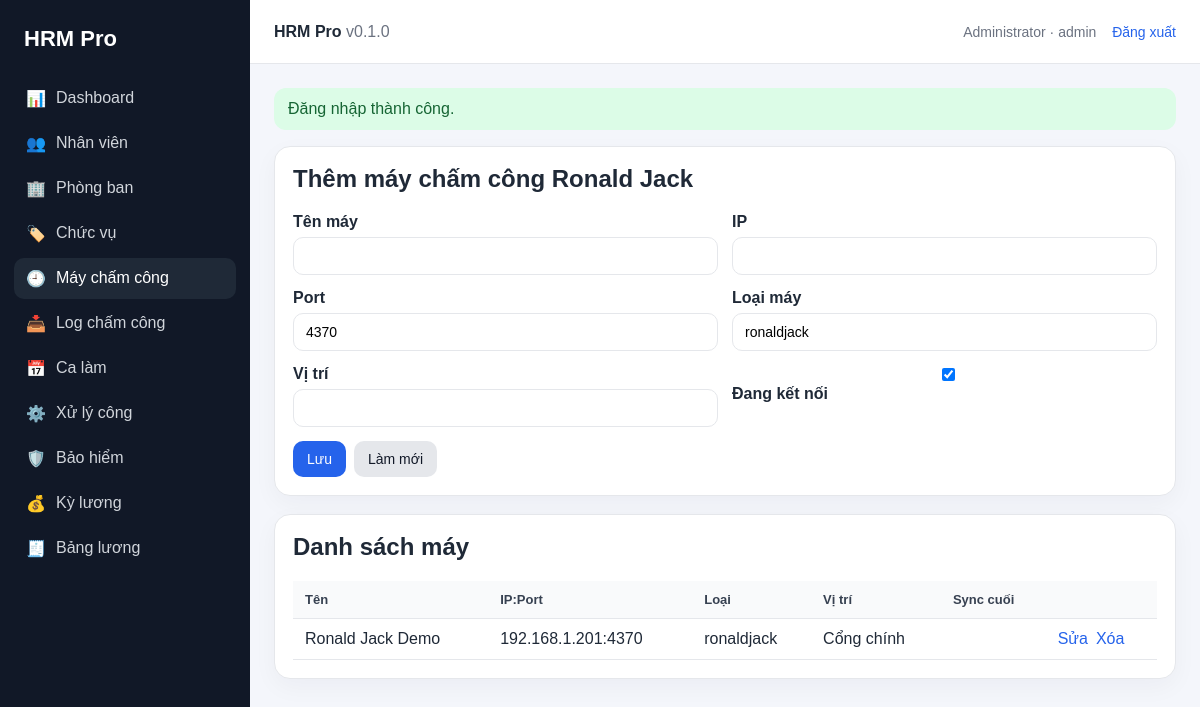
Screenshot of /public/index.php?page=attendance_devices (signed in) with the database file from the repository.
### tables this page shows
CREATE TABLE attendance_devices (
    id INT AUTO_INCREMENT PRIMARY KEY,
    device_name VARCHAR(120) NOT NULL,
    device_ip VARCHAR(60) NOT NULL,
    device_port INT DEFAULT 4370,
    device_type VARCHAR(60) DEFAULT 'ronaldjack',
    location_name VARCHAR(150) NULL,
    is_active TINYINT DEFAULT 1,
    last_sync_at DATETIME NULL,
    created_at DATETIME DEFAULT CURRENT_TIMESTAMP,
    UNIQUE KEY uniq_device_ip_port(device_ip, device_port)
);

### public/index.php (called while the page is built, shortened)
<?php
$page = $_GET['page'] ?? 'dashboard';
$routes = [
    'login' => __DIR__ . '/../modules/auth/login.php',
    'logout' => __DIR__ . '/../modules/auth/logout.php',
    'dashboard' => __DIR__ . '/../modules/dashboard/index.php',
    'employees' => __DIR__ . '/../modules/employees/index.php',
    'departments' => __DIR__ . '/../modules/departments/index.php',
    'positions' => __DIR__ . '/../modules/positions/index.php',
    'attendance_devices' => __DIR__ . '/../modules/attendance/devices.php',
    'attendance_logs' => __DIR__ . '/../modules/attendance/logs.php',
    'work_shifts' => __DIR__ . '/../modules/attendance/shifts.php',
    'attendance_process' => __DIR__ . '/../modules/attendance/process.php',
    'insurance_policies' => __DIR__ . '/../modules/insurance/policies.php',
    'payroll_periods' => __DIR__ . '/../modules/payroll/periods.php',
    'payrolls' => __DIR__ . '/../modules/payroll/payrolls.php',
];
require $routes[$page];

### includes/helpers.php (called while the page is built, shortened)
<?php
function e($value): string
{
    return htmlspecialchars((string)$value, ENT_QUOTES, 'UTF-8');
}
function url(string $page = 'dashboard', array $params = []): string
{
    $params = array_merge(['page' => $page], $params);
    return 'index.php?' . http_build_query($params);
}
function checked($actual): string
{
    return (int)$actual === 1 ? 'checked' : '';
}

### config/database.php (called while the page is built, shortened)
<?php
$mysqli = mysqli_init();
mysqli_options($mysqli, MYSQLI_OPT_INT_AND_FLOAT_NATIVE, 1);
mysqli_set_charset($mysqli, 'utf8mb4');
function db(): mysqli
{
    global $mysqli;
    return $mysqli;
}

### modules/attendance/devices.php (the view, shortened to what this page needs)
<?php
$edit = null;
$rows = db()->query("SELECT * FROM attendance_devices ORDER BY id DESC");
require __DIR__ . '/../../includes/layout/header.php';
?>
<div class="card"><h2><?= $edit ? 'Sửa máy chấm công' : 'Thêm máy chấm công Ronald Jack' ?></h2>
<form method="post" class="form-grid"><?= csrf_field() ?><input type="hidden" name="id" value="<?= e($edit['id'] ?? 0) ?>">
<div class="form-group"><label>Tên máy</label><input name="device_name" value="<?= e($edit['device_name'] ?? '') ?>" required></div>
<div class="form-group"><label>IP</label><input name="device_ip" value="<?= e($edit['device_ip'] ?? '') ?>" required></div>
<div class="form-group"><label>Port</label><input type="number" name="device_port" value="<?= e($edit['device_port'] ?? 4370) ?>"></div>
<div class="form-group"><label>Loại máy</label><input name="device_type" value="<?= e($edit['device_type'] ?? 'ronaldjack') ?>"></div>
<div class="form-group"><label>Vị trí</label><input name="location_name" value="<?= e($edit['location_name'] ?? '') ?>"></div>
<div class="form-group"><label><input type="checkbox" name="is_active" <?= checked($edit['is_active'] ?? 1) ?>> Đang kết nối</label></div>
<div class="actions"><button class="btn">Lưu</button><a class="btn light" href="<?= e(url('attendance_devices')) ?>">Làm mới</a></div>
</form></div>
<div class="card"><h2>Danh sách máy</h2><div class="table-wrap"><table><tr><th>Tên</th><th>IP:Port</th><th>Loại</th><th>Vị trí</th><th>Sync cuối</th><th></th></tr>
<?php while ($r = $rows->fetch_assoc()): ?><tr><td><?= e($r['device_name']) ?></td><td><?= e($r['device_ip']) ?>:<?= e($r['device_port']) ?></td><td><?= e($r['device_type']) ?></td><td><?= e($r['location_name']) ?></td><td><?= e($r['last_sync_at']) ?></td><td class="actions"><a href="<?= e(url('attendance_devices', ['action'=>'edit','id'=>$r['id']])) ?>">Sửa</a><a onclick="return confirmDelete()" href="<?= e(url('attendance_devices', ['action'=>'delete','id'=>$r['id']])) ?>">Xóa</a></td></tr><?php endwhile; ?>
</table></div></div>
<?php require __DIR__ . '/../../includes/layout/footer.php'; ?>

### public/assets/style.css (style rules this page uses)
:root { --bg: #f4f6fb; --card: #fff; --text: #1f2937; --muted: #6b7280; --primary: #2563eb; --danger: #dc2626; --border: #e5e7eb; }
* { box-sizing: border-box; }
body { margin: 0; font-family: Arial, Helvetica, sans-serif; background: var(--bg); color: var(--text); }
a { color: var(--primary); text-decoration: none; }
.card { background: var(--card); border: 1px solid var(--border); border-radius: 16px; padding: 18px; margin-bottom: 18px; box-shadow: 0 8px 24px rgba(15,23,42,.04); }
.card h1, .card h2, .card h3 { margin-top: 0; }
.table-wrap { overflow-x: auto; }
table { width: 100%; border-collapse: collapse; background: #fff; }
th, td { padding: 11px 12px; border-bottom: 1px solid var(--border); text-align: left; vertical-align: top; }
th { background: #f9fafb; font-size: 13px; color: #374151; }
.form-grid { display: grid; grid-template-columns: repeat(2, minmax(0, 1fr)); gap: 14px; }
.form-group label { display: block; font-weight: 600; margin-bottom: 6px; }
input, select, textarea { width: 100%; padding: 10px 12px; border: 1px solid var(--border); border-radius: 10px; font-size: 14px; background: #fff; }
.actions { display: flex; gap: 8px; align-items: center; flex-wrap: wrap; }
.btn { display: inline-block; border: none; border-radius: 10px; padding: 10px 14px; background: var(--primary); color: #fff; cursor: pointer; font-size: 14px; }
.btn.light { background: #e5e7eb; color: #111827; }

### rows the page displays
attendance_devices: device_name "Ronald Jack Demo", device_ip "192.168.1.201", device_port "4370", device_type "ronaldjack", location_name "Cổng chính"

### other values shown
$item[1] "📊"
$item[0] "Dashboard"
$item[1] "👥"
$item[0] "Nhân viên"
$item[1] "🏢"
$item[0] "Phòng ban"
$item[1] "🏷️"
$item[0] "Chức vụ"
$item[1] "🕘"
$item[0] "Máy chấm công"
$item[1] "📥"
$item[0] "Log chấm công"
$item[1] "📅"
$item[0] "Ca làm"
$item[1] "⚙️"
